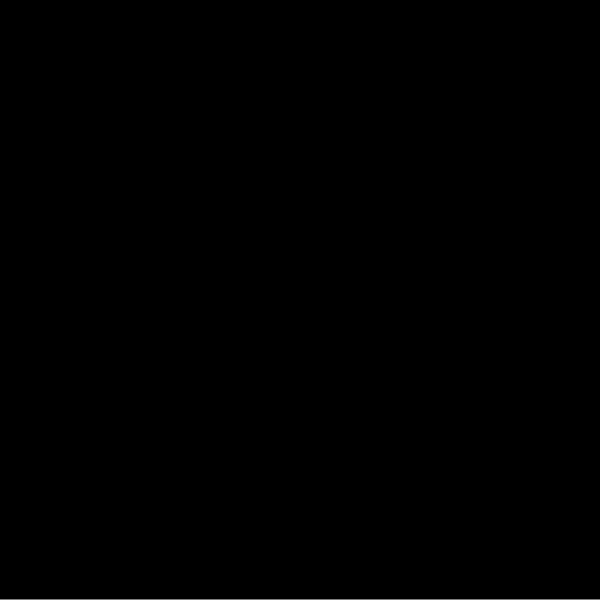
Frame 1 (no input)
Frame 60 (no input): identical to frame 1, image omitted
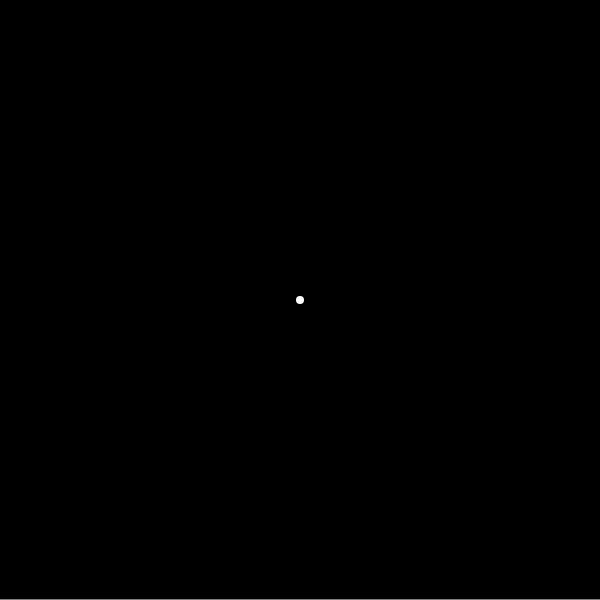
Frame 120 (the mouse pressed at the canvas centre since frame 60)

The p5.js sketch that drew these frames (run headless with seeded random() and noise() and a simulated clock; from frame 60 on, the mouse is pressed at the canvas centre):

// p5.js sketch
// ── sketch.js
let data = [];

let m, b;

let ratio = 1;
let currentErr = Infinity;

function setup() {
  createCanvas(600, 600);
  
  m = 0;
  b = 0;
  
}

function mousePressed(){
  let x = map(mouseX, 0, width, 0, 1);
  let y = map(mouseY, 0, height, 1, 0);
  
  currentErr = Infinity;
  
  data.push(createVector(x, y));
}

function drawLine(){
  
  const x1 = 0;
  const x2 = 1;
  
  const y1 = map(m * x1 + b, 0, 1, height, 0);
  const y2 = map(m * x2 + b, 0, 1, height, 0);
  
  stroke(255);
  strokeWeight(1);
  //print(y1);
  line(x1*width, y1, x2*width, y2);
  //print(x1, y1, x2, y2);
}

function verifyErr(a1, a2){
  
  let sum = 0;
  for(let p of data){
    
    const x = p.x;
    const yEstimated = a1 * x + a2;
    const delta = pow(yEstimated - p.y , 2);
    sum += delta;
  }
  
  return sum;
}

function newMethod(){
  let medianX = 0;
  let medianY = 0;
  for(let p of data){
    medianX += p.x;
    medianY += p.y;
  }
  medianX /= data.length;
  medianY /= data.length;
  
  let sum = 0;
  let sum2 = 0;
  for(let p of data){
    sum += (p.x - medianX)*p.y;
    sum2 += pow(p.x-medianX, 2);
  }
  
  const newM = sum/sum2;
  
  const newB = medianY - m*medianX;
  
  m = (m + newM) / 2;
  b = (b + newB) / 2;
}



function draw() {
  background(0);
  
  if(data.length > 1){
    
    newMethod();
  
//     let minErr = Infinity;
//     let bestM = Infinity;
//     let bestB = Infinity;
    

//     for(let i = 0 ; i < 1000 ; i++){
//       let a1 = m;
//       let a2 = b;
//       if(int(random(2)) == 1){
//         a1 = m + random(-ratio, ratio);
//         //print("hi")
//       } else {
//       //print("hi");
//         a2 = b + random(-ratio, ratio);
//       }
      
//       const err = verifyErr(a1, a2);
//       if(err < minErr){
//         minErr = err;
//         bestM = a1;
//         bestB = a2;
//         //print("entrei", bestB);
//       }
//     }
//     //print(minErr);
//     if((bestM != Infinity || bestM != Infinity) && minErr < currentErr){
//       m = bestM;
//       b = bestB;
//       currentErr = minErr;
//     }
  }
  
  //print(b);
  drawLine();
  
  for(let p of data){
    stroke(255);
    strokeWeight(8);
    const x = map(p.x, 0, 1, 0, width);
    const y = map(p.y, 0, 1, height, 0);
    point(x, y);
  }
}
